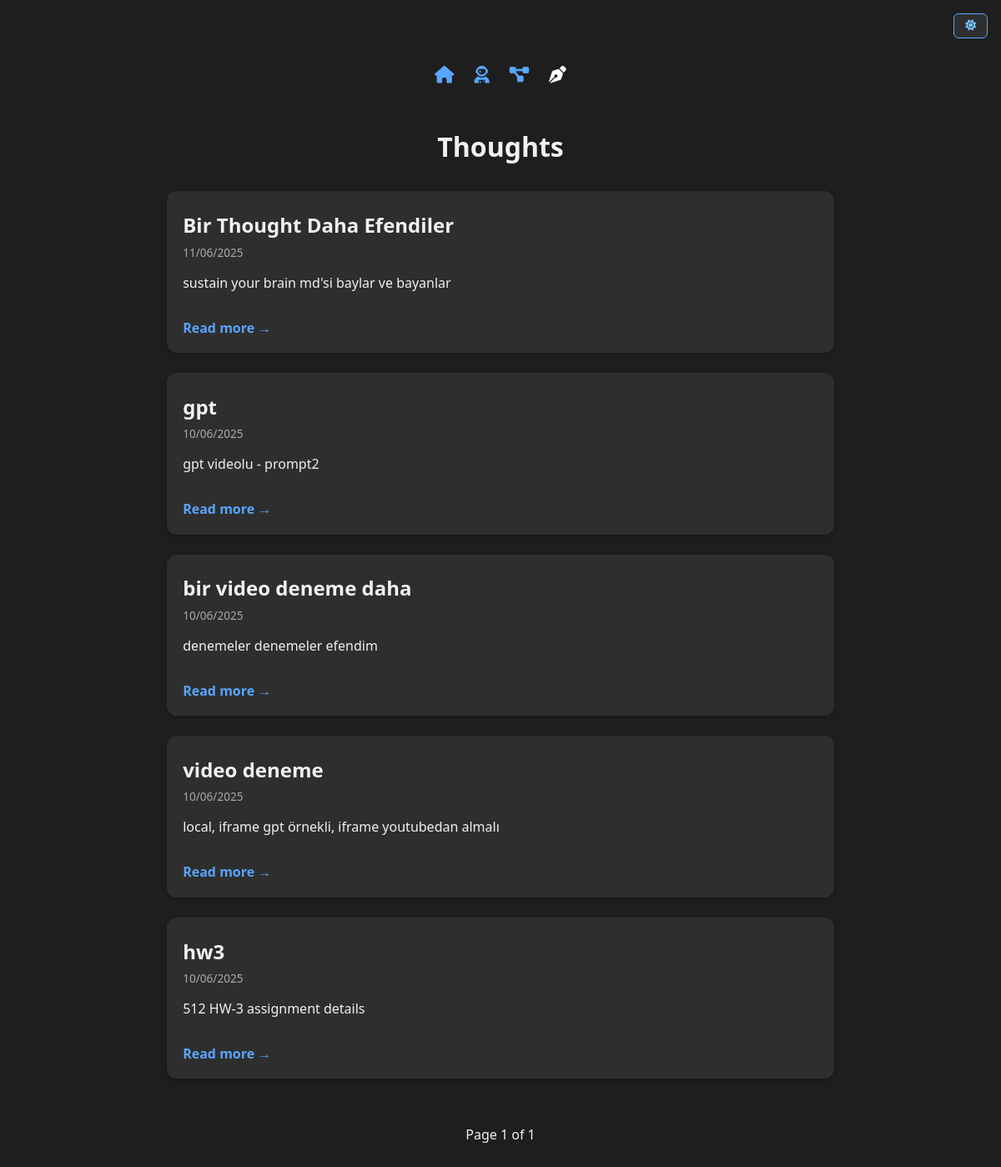
/thoughts/, run on the app's committed database.
### personal/models.py (models this page shows, shortened)
class Thought(models.Model):
    title = models.CharField(max_length=200)
    slug = models.SlugField(unique=True)
    description = models.TextField(help_text="Short summary of your thought (for listing)")
    markdown_file = models.FileField(upload_to='thoughts/')
    created_at = models.DateTimeField(auto_now_add=True)

### personal/views.py (the view)
# urls.py: path('thoughts/', views.thought_list, name='thought_list'),
def thought_list(request):
    thought_queryset = Thought.objects.all().order_by('-created_at')
    paginator = Paginator(thought_queryset, 5)  # Show 5 thoughts per page
    page_number = request.GET.get('page')
    thoughts = paginator.get_page(page_number)
    return render(request, 'thoughts/thought_list.html', {'thoughts': thoughts})

### personal/templates/thoughts/thought_list.html (shortened to what this page needs)
<!DOCTYPE html>
<html lang="en">
<head>
    <link rel="stylesheet" href="https://cdnjs.cloudflare.com/ajax/libs/font-awesome/6.5.0/css/all.min.css">
</head>
<body class="dark">
<button class="toggle-btn" onclick="toggleMode()" id="modeToggle">
  <i class="fa-solid fa-sun" style="color: #74C0FC;"></i>
</button>
<nav class="navbar">
  <ul>
    <li>
      <a href="{% url 'home' %}" class="{% if request.path == '/' %}active{% endif %}" title="Home">
        <i class="fas fa-house"></i>
      </a>
    </li>
    <li>
      <a href="{% url 'about' %}" class="{% if request.path == '/about/' %}active{% endif %}" title="About">
        <i class="fas fa-user-astronaut"></i>
      </a>
    </li>
    <li>
      <a href="{% url 'project_list' %}" class="{% if request.path == '/projects/' %}active{% endif %}" title="Projects">
        <i class="fas fa-diagram-project"></i>
      </a>
    </li>
    <li>
      <a href="{% url 'thought_list' %}" class="{% if request.path == '/thoughts/' %}active{% endif %}" title="Thoughts">
        <i class="fas fa-pen-nib"></i>
      </a>
    </li>
  </ul>
</nav>
<h1>Thoughts</h1>
<div class="thoughts-container">
    {% for thought in thoughts %}
        <div class="thought-card">
            <h2>{{ thought.title }}</h2>
            <div class="thought-date">{{ thought.created_at|date:"d/m/Y" }}</div>
            <p>{{ thought.description }}</p>
            <a href="{% url 'thought_detail' slug=thought.slug %}" class="read-more">Read more →</a>
        </div>
    {% endfor %}
<div style="text-align: center; margin-top: 2rem;">
    <span>Page {{ thoughts.number }} of {{ thoughts.paginator.num_pages }}</span>
</div>
</div>
</body>
</html>

### personal/templates/thoughts/thought_list.html (style rules this page uses)
:root { --bg-color: #1e1e1e; --text-color: #f1f1f1; --card-bg: #2e2e2e; --link-color: #58a6ff; }
body { background-color: var(--bg-color); color: var(--text-color); font-family: 'Segoe UI', sans-serif; padding: 2rem; transition: background 0.3s, color 0.3s; }
.toggle-btn { position: fixed; top: 1rem; right: 1rem; background-color: var(--card-bg); border: 1px solid var(--link-color); color: var(--link-color); padding: 0.4rem 0.8rem; border-radius: 6px; cursor: pointer; z-index: 100; }
h1 { text-align: center; margin-bottom: 2rem; }
.thoughts-container { max-width: 800px; margin: 0 auto; display: flex; flex-direction: column; gap: 1.5rem; }
.thought-card { background-color: var(--card-bg); padding: 1.2rem; border-radius: 12px; box-shadow: 0 2px 5px rgba(0,0,0,0.2); }
.thought-card h2 { margin: 0.3rem 0 0.4rem 0; }
.thought-date { font-size: 0.85rem; color: #aaa; margin-bottom: 0.7rem; }
.read-more { display: inline-block; margin-top: 1rem; color: var(--link-color); text-decoration: none; font-weight: bold; }
.navbar { display: flex; justify-content: center; margin: 1rem auto 2rem auto; background-color: transparent; padding: 0.5rem 1rem; }
.navbar ul { display: flex; list-style: none; gap: 1.5rem; padding: 0; margin: 0; background-color: transparent; border-radius: 12px; padding: 0.7rem 1.5rem; }
.navbar a { color: #58a6ff; font-size: 1.3rem; transition: color 0.3s ease; position: relative; }
.navbar a.active { color: white; }
.navbar a::after { content: attr(title); position: absolute; bottom: -1.6rem; left: 50%; transform: translateX(-50%); background-color: #333; color: white; font-size: 0.65rem; padding: 3px 6px; border-radius: 4px; opacity: 0; white-space: nowrap; pointer-events: none; transition: opacity 0.3s ease; }

### data on the page
Thought: title "Bir Thought Daha Efendiler", created_at "11/06/2025", description "sustain your brain md'si baylar ve bayanlar"
Thought: title "gpt", created_at "10/06/2025", description "gpt videolu - prompt2"
Thought: title "bir video deneme daha", created_at "10/06/2025", description "denemeler denemeler efendim"
Thought: title "video deneme", created_at "10/06/2025", description "local, iframe gpt örnekli, iframe youtubedan almalı"
Thought: title "hw3", created_at "10/06/2025", description "512 HW-3 assignment details"

### other printed values
{{ thoughts.number }} "1"
{{ thoughts.paginator.num_pages }} "1"
